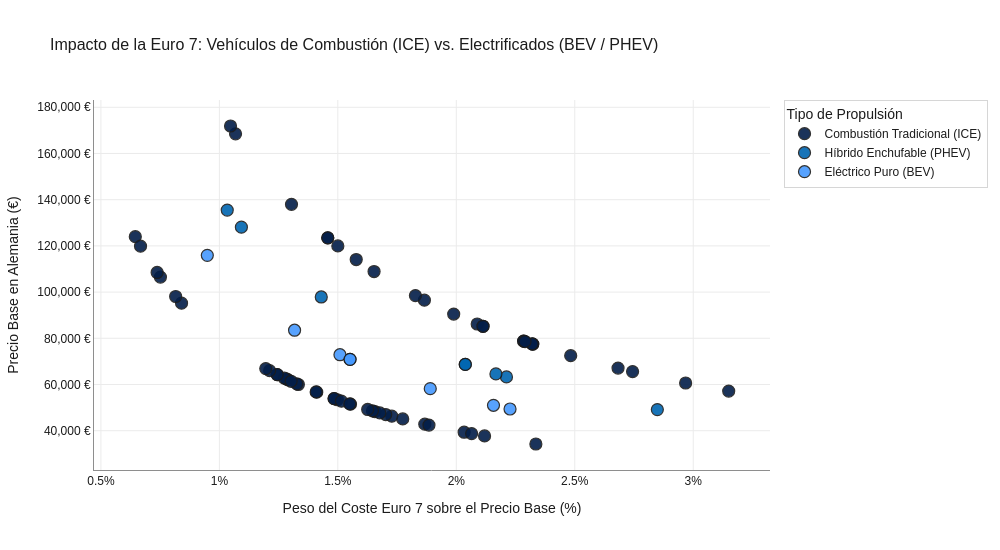

The notebook cell this image was saved under:
### Markdown cell above
Puntos a tener en cuenta en este apartado:

1. Peso en desgaste de frenos y neumáticos: a mayor peso, mayor es la fricción de los neumáticos. 
    - Métrica a programar: índice masa-desgaste, que relaciona el peso bruto de un modelo concreto con la exigencia de compuestos de neumáticos especiales (que encarecen el precio).

2. Durabilidad de baterías: 
    - Al cabo de cinco años o 100.000km: Conservar al menos el 80% de su capacidad original.
    - Al cabo de 8 años o 160.000km: Conservar al menos el 72% de la capacidad original. 
    - Métrica a programar: Sensibilidad por Ciclo de batería (para híbrido enchufable). En este caso, al requerir que sean más robustas o que presenten más margen de capacidad oculta (búfer) para que en 8 años se acerque al 72%, el coste se elevará de manera proporcional. 

3. Autonomía en frío y potencia sostenida. 
Estandarizar y registrar la autonomía a baja temperarura y la potencia sostenida del sistema. 
    - Si se hace necesario integrar sistemas de gestión térmica eficientes, el coste base de producción aumentará. 

Eléctricos e híbridos ya no se consideran "intocables"

Cálculo de Impacto Relativo Porcentual: utilizando los precios base en Alemania
$$ \text{Impacto Relativo (\%)} = \left( \frac{\text{Coste Euro 7}}{\text{Precio Alemania}} \right) \times 100 $$

Calcula el porcentaje que este recargo representa sobre el valor original, y nos permitirá saber si la norma 'castiga' más a los modelos más baratos o más caros. 

Modelo de asignación de costes y segmentación tecnológica: 
- Con este script se evalúa fila a fila la base de datos, y de esa forma se identifican todas las propulsiones de cada modelo mediante palabras clave.
- Según la tecnología que lleve, se le va a asignar un coste fijo estimado de adaptación a Euro7. #Variable: Coste_Euro 7 

Para **híbridos enchufables (phev)**: buscamos modelos cuya denominación acaba en 'e' (ejemplo: 530e)
- Asignamos un coste de 1400€. Debe adaptar el motor de combustión a los límites nuevos e incorporar tecnologías que le permitan asegurar un mínimo de 8 años de duración de la batería. 

**Eléctrico puro (bev)** llevan la letra 'i' delante de la numeración
- OJO: No confundir con modelos como, por ejemplo, 320i, que la lleva después de la numeración
- Asignamos un coste de 1100€: se suman costes fijos asociados a las exigencias Euro7, como son los frenos reegenerativos o compuestos avanzados para los neumáticos. 

**Combustión interna (ICE)**: Incluye los modelos gasolina y diésel
- Asignamos un coste de 1800€. Si pertenece a la división deportiva M.
- Asignamos un coste de 800€ para modelos de acceso, como por ejemplo el 116i. 

Aplicación en bloque y diseño de la gráfica

### Code cell
import pandas as pd
import plotly.express as px


def modelar_impacto_electrificacion(row):
    modelo = str(row['Modelo']).upper()
    precio = row['Alemania']

    #Identificar Híbridos Enchufables (PHEV) -> Terminación 'e' o 'XM'
    if any(x in modelo for x in ['330E', '530E', '750E', '225E', '50E', 'XM']):
        coste_phev = 1400
        impacto_rel = (coste_phev / precio) * 100
        return pd.Series(
            [coste_phev, impacto_rel, 'Híbrido Enchufable (PHEV)'],
            index=['Coste_Euro7', 'Impacto_Relativo_%', 'Tecnologia'],
        )

    #Identificar Eléctricos Puros (BEV) -> Inicial 'i' (ej. i4, i7, iX1, iX3)
    elif modelo.startswith('I') or 'IX' in modelo:
        coste_bev = 1100
        impacto_rel = (coste_bev / precio) * 100
        return pd.Series(
            [coste_bev, impacto_rel, 'Eléctrico Puro (BEV)'],
            index=['Coste_Euro7', 'Impacto_Relativo_%', 'Tecnologia'],
        )

    #Modelos de Combustión Tradicional (Gasolina / Diésel)
    else:
        coste_ice = 1800 if 'M' in modelo else 800
        impacto_rel = (coste_ice / precio) * 100
        return pd.Series(
            [coste_ice, impacto_rel, 'Combustión Tradicional (ICE)'],
            index=['Coste_Euro7', 'Impacto_Relativo_%', 'Tecnologia'],
        )


#Aplicar el modelo al DataFrame
df[['Coste_Euro7', 'Impacto_Relativo_%', 'Tecnologia']] = df.apply(
    modelar_impacto_electrificacion, axis=1
)

#Crear la gráfica interactiva con la gama de azules corporativos de BMW
fig = px.scatter(
    df,
    x='Impacto_Relativo_%',
    y='Alemania',
    color='Tecnologia',
    hover_name='Modelo',
    title='Impacto de la Euro 7: Vehículos de Combustión (ICE) vs. Electrificados (BEV / PHEV)',
    labels={
        'Impacto_Relativo_%': 'Peso del Coste Euro 7 sobre el Precio Base (%)',
        'Alemania': 'Precio Base en Alemania (€)',
        'Tecnologia': 'Tipo de Propulsión',
    },
    color_discrete_map={
        'Combustión Tradicional (ICE)': '#031E49',  # Azul marino oscuro (combustión tradicional)
        'Híbrido Enchufable (PHEV)': '#0066B1',  # Azul BMW principal (transición híbrida)
        'Eléctrico Puro (BEV)': '#4599FE',  # Azul eléctrico claro BMW i (100% eléctrico)
    },
    category_orders={
        'Tecnologia': [
            'Combustión Tradicional (ICE)',
            'Híbrido Enchufable (PHEV)',
            'Eléctrico Puro (BEV)',
        ]
    },
    template='plotly_white',
)

#Puntos con borde Negro Carbón BMW y tooltip detallado
fig.update_traces(
    marker=dict(
        size=12, opacity=0.90, line=dict(width=1.2, color='#1C1C1C')
    ),
    hovertemplate='<b>%{hovertext}</b><br>Impacto Euro 7: %{x:.2f}%<br>Precio Alemania: %{y:,.0f} €<extra></extra>',
)

#Diseño limpio unificado con el resto del cuaderno
fig.update_layout(
    width=1000,
    height=550,
    font=dict(family='Arial, sans-serif', color='#1C1C1C'),
    title=dict(font=dict(size=16, color='#1C1C1C')),
    legend=dict(
        title_text='Tipo de Propulsión',
        bgcolor='rgba(255, 255, 255, 0.9)',
        bordercolor='#D6D6D6',
        borderwidth=1,
    ),
    xaxis=dict(
        ticksuffix='%',
        gridcolor='#EBEBEB',
        linecolor='#8E8E8E',
        showline=True,
        zeroline=False,
    ),
    yaxis=dict(
        tickformat=',.0f',
        ticksuffix=' €',
        gridcolor='#EBEBEB',
        linecolor='#8E8E8E',
        showline=True,
    ),
)

fig.show()

### Figure 1 — Plotly figure (JSON) as saved in the notebook; plotly's stock layout.template omitted (floating-point values rounded to 4 significant figures)
{"data": [{"hovertemplate": "<b>%{hovertext}</b><br>Impacto Euro 7: %{x:.2f}%<br>Precio Alemania: %{y:,.0f} €<extra></extra>", "hovertext": ["Serie 1  116i", "Serie 1  118d", "Serie 2 Coupe  218i", "Serie 2 coupe  220d", "Serie 2 Gran Coupe 218i", "Serie 2 Gran Coupe  220d", "Serie 4 coupe 420i", "Serie 4 coupe 420d", "Serie 4 Gran Coupe 420i", "Serie 4 Gran Coupe 420d", "Serie 3 320i", "Serie 3 318d", "Serie 5 520i", "Serie 5 520d", "Serie 7 730i", "Serie 7 740d", "Serie 2 Active Tourer 218i", "Serie 2 active Tourer 218d", "Serie 3 Touring 320i", "Serie 3 Touring 318d", "Serie 5 Touring 520i", "Serie 5 Touring 520d", "X1 sDrive 20i", "X1 sDrive 20d", "X2 sDrive 20i", "X2 sDrive 18d", "X3 xDrive 20i", "X3 xDrive 20d", "X5 xDrive 40i", "X5 xDrive 30d", "X6 xDrive 40i M Sport", "X6 xDrive 30d M Sport", "X7 xDrive 4i", "X7 xDrive 40d", "Serie 4 Cabrio 420i", "Serie 4 Cabrio 420d", "Z4 sDrive", "X1 xDrive 25e", "X3 xDrive 30e", "Serie 1 M135 xDrive", "Serie 2 Gran Coupe M235i xDrive", "M2", "M3", "M3 Touring", "Serie 3 M340i xDrive", "Serie 3 Touring M340i xDrive", "Serie 3 M340d xDrive", "Serie 3 Touring M340d xDrive", "M4 Coupe", "Serie 4 M440i xDrive", "Serie 4 M440d xDrive", "M4 Cabrio", "Serie 4 Cabrio M440i xDrive", "Serie 4 Cabrio M440d xDrive", "X1 M35i xDrive", "X2 M35i xDrive", "X3 M50i xDrive", "X5 M", "X5 M60i xDrive", "X6 M", "X6 M60i xDrive", "X7 M60i xDrive"], "legendgroup": "Combustión Tradicional (ICE)", "marker": {"color": "#031E49", "line": {"color": "#1C1C1C", "width": 1.2}, "opacity": 0.9, "size": 12, "symbol": "circle"}, "mode": "markers", "name": "Combustión Tradicional (ICE)", "orientation": "v", "showlegend": true, "type": "scatter", "x": [2.336, 2.033, 1.728, 1.498, 2.119, 1.867, 1.484, 1.411, 1.484, 1.408, 1.702, 1.553, 1.333, 1.284, 0.6452, 0.6672, 2.065, 1.885, 1.656, 1.515, 1.29, 1.244, 1.774, 1.677, 1.646, 1.626, 1.327, 1.274, 0.8403, 0.8155, 1.457, 1.989, 0.7512, 0.7373, 1.303, 1.244, 1.212, 1.55, 1.196, 3.15, 2.968, 2.323, 1.865, 1.653, 2.483, 2.284, 2.323, 2.284, 1.827, 2.32, 2.29, 1.578, 2.113, 2.088, 2.744, 2.683, 2.113, 1.068, 1.5, 1.047, 1.457, 1.304], "xaxis": "x", "y": [34250, 39350, 46300, 53400, 37750, 42850, 53900, 56700, 53900, 56800, 47000, 51500, 60000, 62300, 124000, 119900, 38750, 42450, 48300, 52800, 62000, 64300, 45100, 47700, 48600, 49200, 60300, 62800, 95200, 98100, 123500, 90500, 106500, 108500, 61400, 64300, 66000, 51600, 66900, 57150, 60650, 77500, 96500, 108900, 72500, 78800, 77500, 78800, 98500, 77600, 78600, 114100, 85200, 86200, 65600, 67100, 85200, 168500, 120000, 171900, 123500, 138000], "yaxis": "y"}, {"hovertemplate": "<b>%{hovertext}</b><br>Impacto Euro 7: %{x:.2f}%<br>Precio Alemania: %{y:,.0f} €<extra></extra>", "hovertext": ["Serie 2 Active Tourer 225e", "Serie 3 330e", "Serie 3 Touring 330e", "Serie 5 530e", "Serie 5 Touring 530e", "Serie 7 750e", "X5 xDrive 50e", "XM"], "legendgroup": "Híbrido Enchufable (PHEV)", "marker": {"color": "#0066B1", "line": {"color": "#1C1C1C", "width": 1.2}, "opacity": 0.9, "size": 12, "symbol": "circle"}, "mode": "markers", "name": "Híbrido Enchufable (PHEV)", "orientation": "v", "showlegend": true, "type": "scatter", "x": [2.848, 2.212, 2.167, 2.038, 2.038, 1.093, 1.43, 1.033], "xaxis": "x", "y": [49150, 63300, 64600, 68700, 68700, 128100, 97900, 135500], "yaxis": "y"}, {"hovertemplate": "<b>%{hovertext}</b><br>Impacto Euro 7: %{x:.2f}%<br>Precio Alemania: %{y:,.0f} €<extra></extra>", "hovertext": ["I4 Gran Coupe eDrive 35", "i5 eDrive 40", "i5 Touring eDrive 40", "i7 eDrive 50", "iX1 eDrive 20", "iX2 eDrive 20", "iX3 xDrive 50", "iX xDrive 45"], "legendgroup": "Eléctrico Puro (BEV)", "marker": {"color": "#4599FE", "line": {"color": "#1C1C1C", "width": 1.2}, "opacity": 0.9, "size": 12, "symbol": "circle"}, "mode": "markers", "name": "Eléctrico Puro (BEV)", "orientation": "v", "showlegend": true, "type": "scatter", "x": [1.89, 1.551, 1.509, 0.9491, 2.227, 2.157, 1.551, 1.317], "xaxis": "x", "y": [58200, 70900, 72900, 115900, 49400, 51000, 70900, 83500], "yaxis": "y"}], "layout": {"font": {"color": "#1C1C1C", "family": "Arial, sans-serif"}, "height": 550, "legend": {"bgcolor": "rgba(255, 255, 255, 0.9)", "bordercolor": "#D6D6D6", "borderwidth": 1, "title": {"text": "Tipo de Propulsión"}, "tracegroupgap": 0}, "title": {"font": {"color": "#1C1C1C", "size": 16}, "text": "Impacto de la Euro 7: Vehículos de Combustión (ICE) vs. Electrificados (BEV / PHEV)"}, "width": 1000, "xaxis": {"anchor": "y", "domain": [0, 1], "gridcolor": "#EBEBEB", "linecolor": "#8E8E8E", "showline": true, "ticksuffix": "%", "title": {"text": "Peso del Coste Euro 7 sobre el Precio Base (%)"}, "zeroline": false}, "yaxis": {"anchor": "x", "domain": [0, 1], "gridcolor": "#EBEBEB", "linecolor": "#8E8E8E", "showline": true, "tickformat": ",.0f", "ticksuffix": " €", "title": {"text": "Precio Base en Alemania (€)"}}}}
